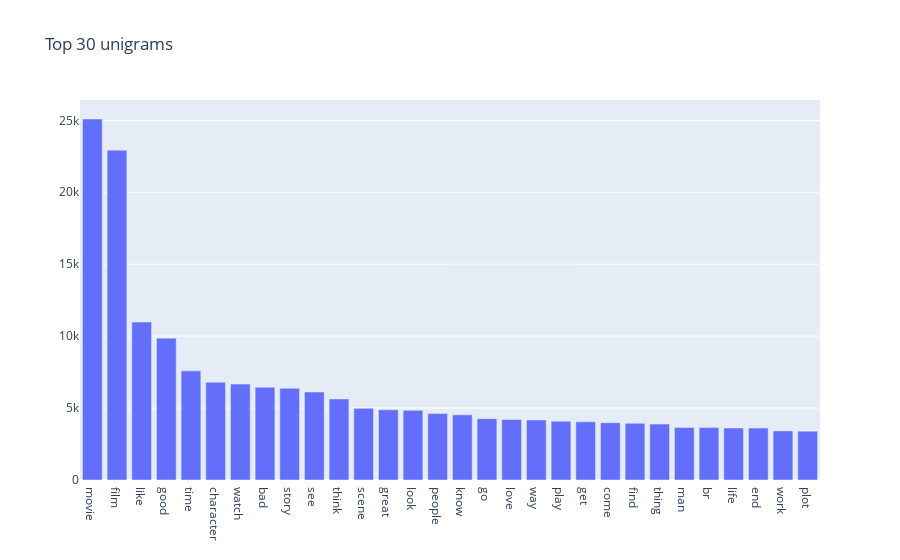

Notebook source saved alongside this figure:
### Code cell
corpus = X_train
common_words = get_top_n_words(corpus, 30)
df = pd.DataFrame(common_words, columns=['unigram', 'count'])

fig = go.Figure([go.Bar(x=df['unigram'], y=df['count'])])
fig.update_layout(title=go.layout.Title(text="Top 30 unigrams"))
fig.show()

### Figure 1 — Plotly figure (JSON) as saved in the notebook; plotly's stock layout.template omitted (floating-point values rounded to 4 significant figures)
{"data": [{"type": "bar", "x": ["movie", "film", "like", "good", "time", "character", "watch", "bad", "story", "see", "think", "scene", "great", "look", "people", "know", "go", "love", "way", "play", "get", "come", "find", "thing", "man", "br", "life", "end", "work", "plot"], "y": [25094, 22927, 10980, 9857, 7586, 6798, 6666, 6449, 6375, 6117, 5637, 4981, 4879, 4842, 4617, 4530, 4263, 4205, 4174, 4086, 4044, 3984, 3941, 3887, 3656, 3646, 3614, 3609, 3415, 3397]}], "layout": {"title": {"text": "Top 30 unigrams"}}}
